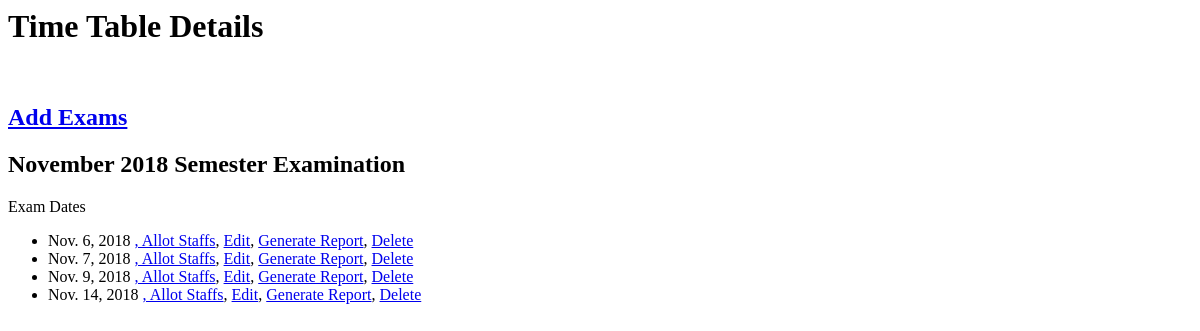
/allotment/timetable/1/detail/, run on an earlier commit of the app's database.
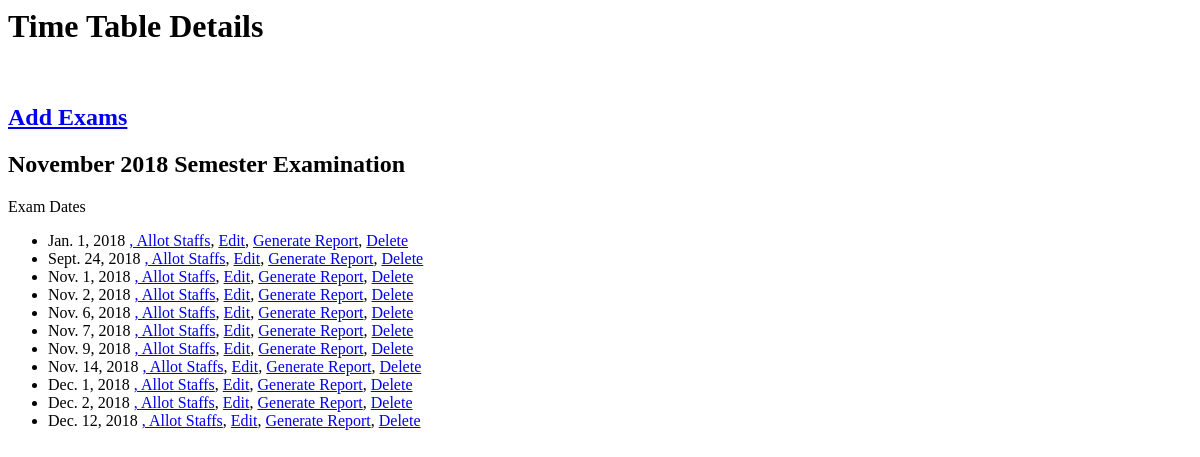
And on a later commit of the database.
### allotment/models.py (models this page shows, shortened)
class TimeTable(models.Model):
    shortname=models.CharField(max_length=20, help_text='Enter a short name for timetable, this name is not displayed in the report')
    longName=models.CharField(max_length=120, help_text='Enter the TimeTable name which is printed in the final reports')
    oneStaffPer_Students=models.IntegerField(null=False, blank=True, default=0, help_text='Number of students for which one is required, this is used to calculate the no of staffs required for an examination')
    class Meta:
        verbose_name = "TimeTable"
        verbose_name_plural = "TimeTables"

class Exam(models.Model):
    class Meta:
        unique_together=(('timetable_id','dateOfExam'))
        verbose_name = "Exam"
        verbose_name_plural = "Exams"
    timetable_id=models.ForeignKey(TimeTable,on_delete=models.CASCADE,blank=False)
    dateOfExam=models.DateField(null=False, blank=False, default=timezone.now)
    noOfStudents=models.IntegerField(null=False, blank=True, default=0, help_text='No of students appearing for this exam')
    staffs=models.ManyToManyField(Staff, help_text='Select staffs for the exam', blank=True)
    def get_delete_url(self):
        return reverse('exam_delete', args=[str(self.id)])
    def get_exam_allotstaff_url(self):
        return reverse('exam_allotstaff', args=[str(self.id)])
    def get_edit_url(self):
        return reverse('exam_edit', args=[str(self.id)])
    def get_report_url(self):
        return reverse('report', args=[str(self.id)])

### allotment/views.py (the view)
# urls.py: path('timetable/<int:pk>/detail/', views.timetable_detail, name='timetable_detail'),
def timetable_detail(request, pk):
	queryset1=TimeTable.objects.filter(id=pk)
	timetableName=queryset1.get().longName
	examDateList=Exam.objects.filter(timetable_id=pk).order_by('dateOfExam')
	context={
	'examDateList':examDateList,
	'timetableName':timetableName,
	'pk':pk,
	}
	request.session['timetableSession'] = pk
	request.session['timetableName'] = timetableName
	return render(request,'allotment/timetable_detail.html',context=context)

### allotment/templates/allotment/timetable_detail.html (shortened to what this page needs)
{%block content%}
<h1>Time Table Details</h1>
<a href="{% url 'exam_create' %}"><h2> Add Exams </h2> </a>
<h2>{{ timetableName }}</h2>
{% if examDateList %}
	<p>Exam Dates</p>
	<ul>
		{% for e in examDateList %}
		<li>
			{{e.dateOfExam}}
			<a href="{{e.get_exam_allotstaff_url}}">, Allot Staffs</a>,
			<a href="{{e.get_edit_url}}"> Edit</a>,
			<a href="{{e.get_report_url}}"> Generate Report</a>,
			<a href="{{ e.get_delete_url }}"> Delete </a>
		</li>
		{% endfor %}
	</ul>
{% else %}
	<h3> No exams are added for this timetable </h3>
{% endif %}
{% endblock %}

What changed in the data, as far as the page shows it:
added Exam: dateOfExam "Jan. 1, 2018"
added Exam: dateOfExam "Sept. 24, 2018"
added Exam: dateOfExam "Nov. 1, 2018"
added Exam: dateOfExam "Nov. 2, 2018"
added Exam: dateOfExam "Dec. 1, 2018"
added Exam: dateOfExam "Dec. 2, 2018"
added Exam: dateOfExam "Dec. 12, 2018"
